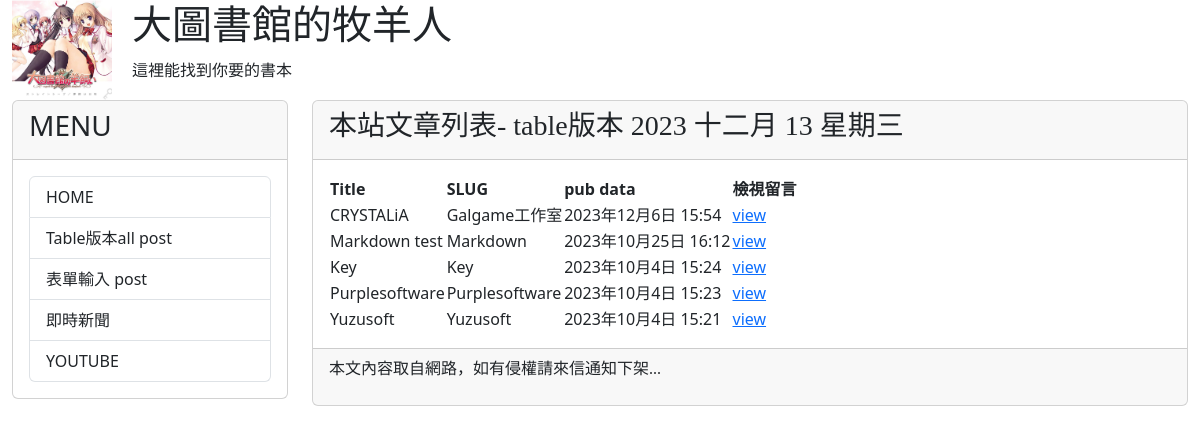
Page /post/ on the earlier database version.
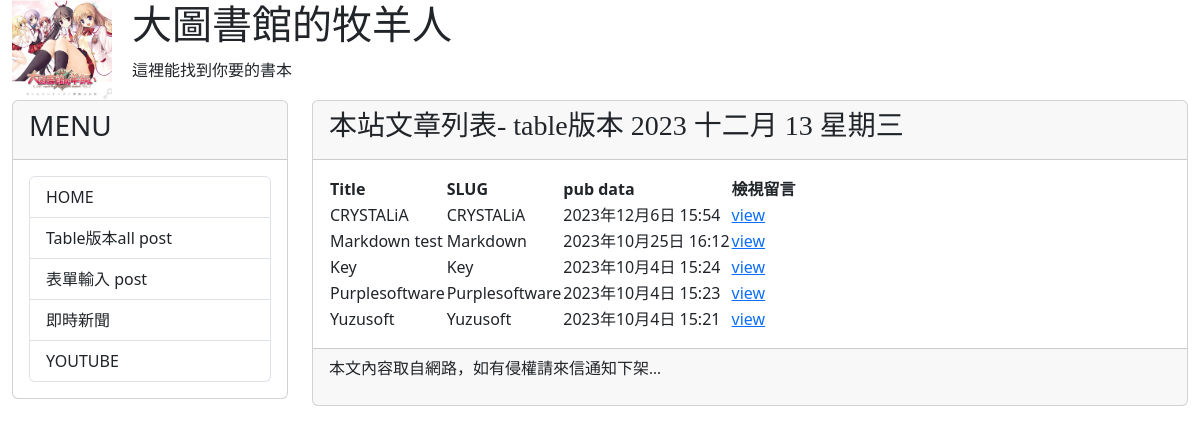
Same page on the later database version.
### mysite/models.py (models this page shows, shortened)
class Post(models.Model):
    title = models.CharField(max_length = 200)
    slug = models.CharField(max_length = 200)
    body = models.TextField()
    category = models.TextField(null=True)
    pub_date = models.DateTimeField(auto_now_add=True)
    class Meta:
        ordering = ('-pub_date', )

### mysite/views.py (the view)
# urls.py: path('post/', views.show_all_posts, name="show-all-posts"),
def show_all_posts(request):
    posts = Post.objects.all()
    return render(request, 'allposts.html', locals())

### mysite/templates/allposts.html (shortened to what this page needs)
{% extends "base2.html" %}
{% block headmessage %}
<h3 style='font-family:標楷體;'>本站文章列表- table版本</a>
    {% now 'Y M d D' %}
{% endblock headmessage %}
{% block content %}
{% for post in posts %}
{% if forloop.first %}
<table>
    <tr background="#cccccc">
        <th>Title</th>
        <th>SLUG</th>
        <th>pub data</th>
        <th>檢視留言</th>
    </tr>
{% endif %}
    <tr background='{% cycle "#ffccff" "#ccffcc" %}'>
        <td>{{ post.title }}</td>
        <td>{{ post.slug }}</td>
        <td>{{ post.pub_date }}</td>
        <td><a href="{% url 'show-comments' post.id %}">view</a></td>
    </tr>
{% if forloop.last %}
</table>
{% endif %}
{% endfor %}
{% endblock content %}

Differences in the rows shown:
changed Post "CRYSTALiA": slug "Galgame工作室" → "CRYSTALiA"
